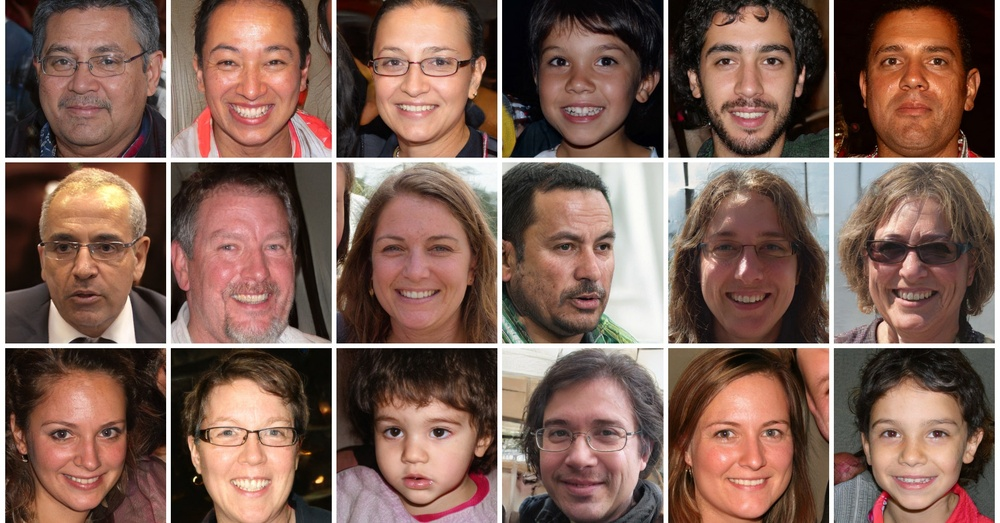
#> input picture haar/faces.jpg, 1000 x 523 px, shrunk from 1920 x 1005 before the run
$ python Haar.py
#> lines starting #> are read from the running program, lines starting #| are printed output that depends on the picture
import cv2
import matplotlib.pyplot as plt

face_utils_font = cv2.FONT_HERSHEY_SIMPLEX

casc_path = "opencv/data/haarcascades/haarcascade_frontalface_default.xml"

face_cascade = cv2.CascadeClassifier(cv2.data.haarcascades + 'haarcascade_frontalface_default.xml')


def detect_faces(img):
    return face_cascade.detectMultiScale(
        img,
        scaleFactor=1.1,
        minNeighbors=5,
        flags=cv2.CASCADE_SCALE_IMAGE
    )


def show_img(img):
    plt.figure(figsize=(16, 12))
    plt.imshow(img, cmap='gray')
    plt.show()


def draw_rectangles_around_faces(faces, img):
    for (x, y, w, h) in faces:
        cv2.rectangle(img, (x, y), (x + w, y + h), (255, 255, 255), 3)


def detect_faces_on_img(img_path):
#> called with img_path = 'faces.jpg'
    gray_img = cv2.imread(img_path, 0)
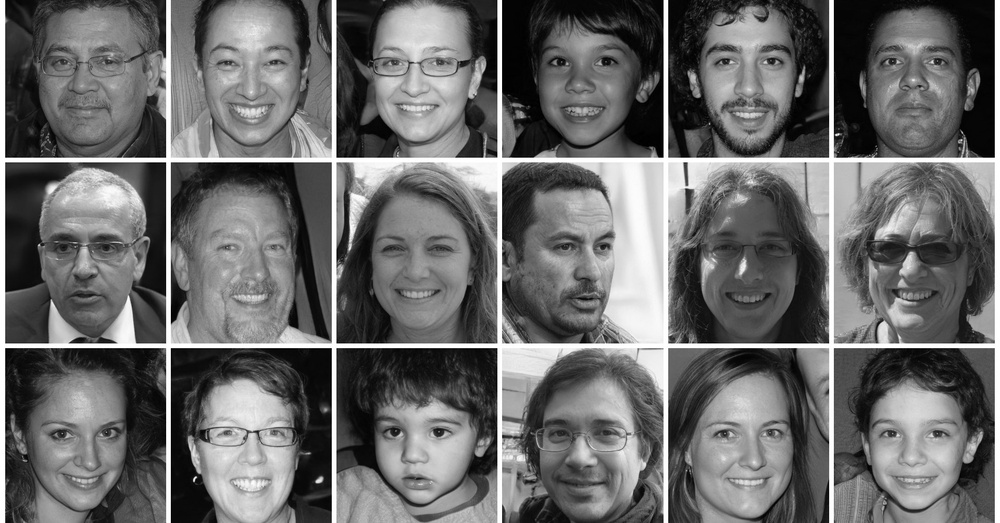
#> gray_img: shape (523, 1000); min 0, max 255, mean 105.7

    show_img(gray_img)

    faces = detect_faces(gray_img)
#> faces = 18 rows, first 6: [30, 391, 112, 112], [28, 16, 119, 119], [359, 19, 118, 118], [529, 200, 116, 116], [361, 389, 115, 115], [859, 393, 111, 111]

    draw_rectangles_around_faces(faces, gray_img)
#> the loop in draw_rectangles_around_faces, `for (x, y, w, h) in faces:` made 18 passes
#> (x, y, w, h) on passes 1 to 12: (30, 391, 112, 112), (28, 16, 119, 119), (359, 19, 118, 118), (529, 200, 116, 116), (361, 389, 115, 115), (859, 393, 111, 111), (692, 388, 116, 116), (192, 15, 121, 121), (361, 204, 117, 117), (188, 388, 121, 121), (852, 16, 125, 125), (689, 16, 121, 121)
#> after the loop in draw_rectangles_around_faces, `for (x, y, w, h) in faces:`:
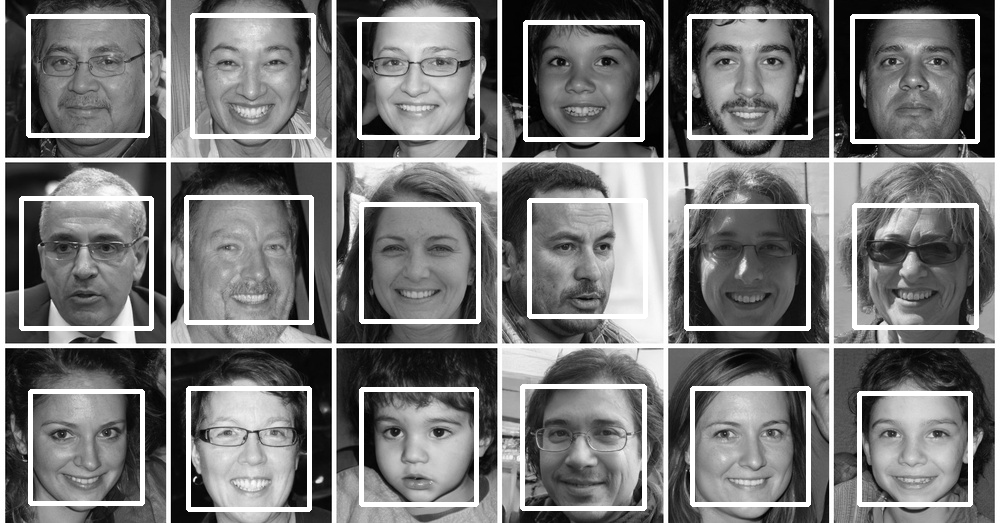
#> img: shape (523, 1000); min 0, max 255, mean 119.8

    show_img(gray_img)


if __name__ == '__main__':
    img_path_random_faces = 'faces.jpg'
    img_path_uncle_bob = 'bob.jpg'

    detect_faces_on_img(img_path_random_faces)
    detect_faces_on_img(img_path_uncle_bob)
#> call 2 of detect_faces_on_img, with img_path = 'bob.jpg'
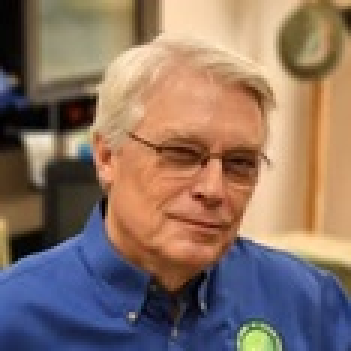
#> input picture haar/bob.jpg, 117 x 117 px, shrunk from 225 x 225 before the run (shown 3 times larger)
#> in detect_faces_on_img (call 2), `gray_img = cv2.imread(img_path, 0)`:
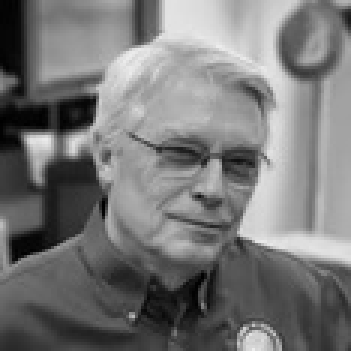
#> gray_img: shape (117, 117) (shown 3 times larger); min 0, max 237, mean 119.2
#> in detect_faces_on_img (call 2), `faces = detect_faces(gray_img)`: faces = [[43, 33, 55, 55]]
#> the loop in draw_rectangles_around_faces (call 2), `for (x, y, w, h) in faces:` made 1 pass
#> after the loop in draw_rectangles_around_faces (call 2), `for (x, y, w, h) in faces:`:
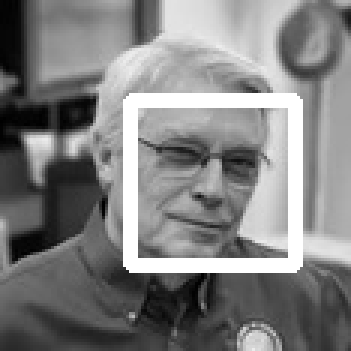
#> img: shape (117, 117) (shown 3 times larger); min 0, max 255, mean 128.4
